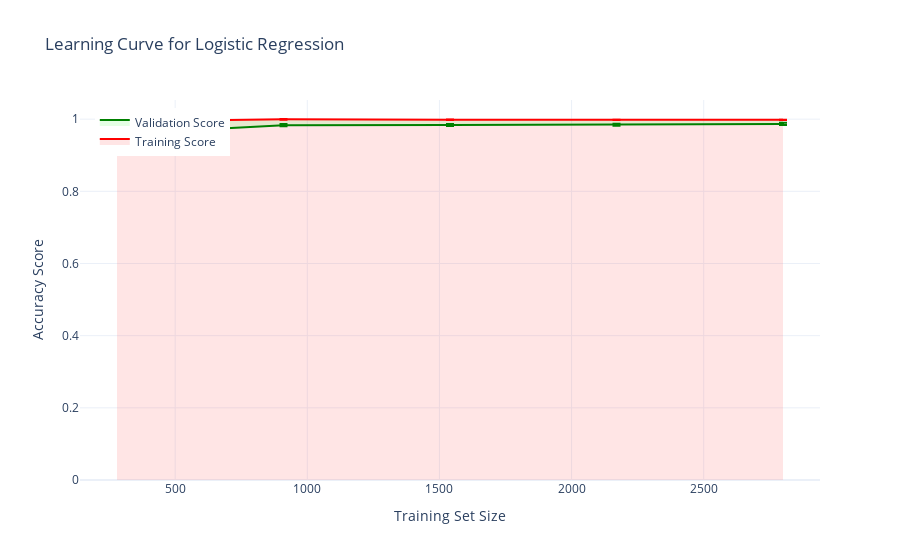

Notebook source saved alongside this figure:
### Code cell
example_plot_voting_learning_curve(X_train_smote,y_train_smote)

### Figure 1 — Plotly figure (JSON) as saved in the notebook; plotly's stock layout.template omitted (floating-point values rounded to 4 significant figures)
{"data": [{"error_y": {"array": [0.005714, 0.0008791, 0.0007573, 0.0003449, 0.0004165], "type": "data", "visible": true}, "fill": "tonexty", "fillcolor": "rgba(255, 0, 0, 0.1)", "line": {"color": "red"}, "mode": "lines", "name": "Training Score", "type": "scatter", "x": [280, 910, 1540, 2170, 2800], "y": [0.9936, 0.9996, 0.9982, 0.9981, 0.9981]}, {"error_y": {"array": [0.00833, 0.002942, 0.00265, 0.00277, 0.003307], "type": "data", "visible": true}, "fill": "tonexty", "fillcolor": "rgba(0, 255, 0, 0.1)", "line": {"color": "green"}, "mode": "lines", "name": "Validation Score", "type": "scatter", "x": [280, 910, 1540, 2170, 2800], "y": [0.9586, 0.9834, 0.9837, 0.9846, 0.9869]}], "layout": {"legend": {"x": 0.02, "y": 0.98}, "title": {"text": "Learning Curve for Logistic Regression"}, "xaxis": {"showgrid": true, "title": {"text": "Training Set Size"}}, "yaxis": {"showgrid": true, "title": {"text": "Accuracy Score"}}}}
